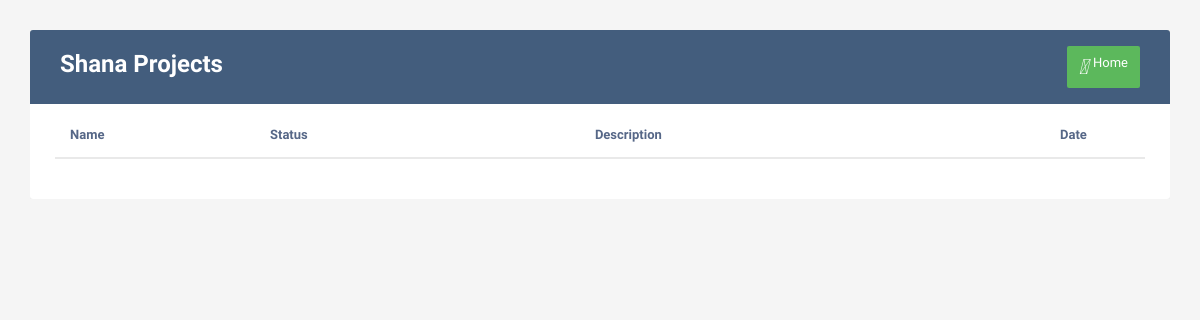
Page /userprojects/2 (signed in) on the earlier database version.
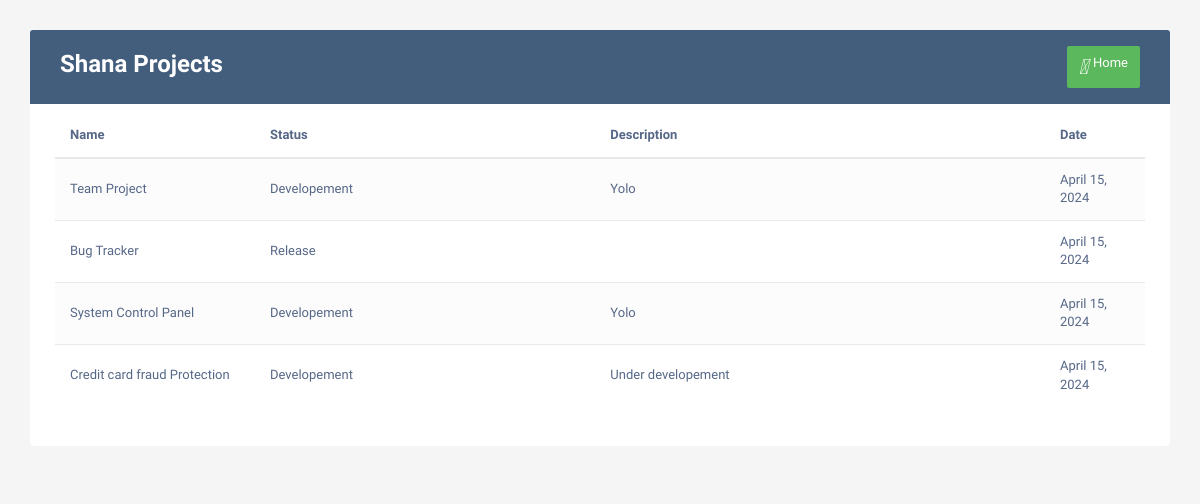
Same page on the later database version.
### home/models.py (models this page shows, shortened)
class Project(models.Model):
    Pname = models.CharField(max_length=122)
    Pstatus = models.CharField(max_length=122)
    Desc = models.TextField()
    date = models.DateField()
    users = models.ManyToManyField(User)

### home/views.py (the view)
# urls.py: path('userprojects/<int:id>',views.userprojects,name='View Project'),
@login_required
def userprojects(request,id):
    user = User.objects.get(id=id)
    projects = Project.objects.filter(users=user)
    context = {
        'user':user,
        'projects':projects,
    }
    return render(request,'userprojects.html',context)

### templates/userprojects.html (shortened to what this page needs)
<!DOCTYPE html>
<html lang="en">
<head>
<link rel="stylesheet" href="https://maxcdn.bootstrapcdn.com/font-awesome/4.7.0/css/font-awesome.min.css">
<link rel="stylesheet" href="https://maxcdn.bootstrapcdn.com/bootstrap/3.3.7/css/bootstrap.min.css">
<link rel="stylesheet" href="https://cdnjs.cloudflare.com/ajax/libs/font-awesome/5.13.0/css/all.min.css">
</head>
<body>
    <div class="container">
        <div class="table-responsive">
            <div class="table-wrapper">
                <div class="table-title">
                    <div class="row">
                        <div class="col-xs-6">
                            <h2><b>{{user.first_name}} Projects</b></h2>
                        </div>
                        <div class="col-xs-6">
                            <a href="/back" class="btn btn-success" data-toggle="modal"><i>&#xE147;</i> <span>Home</span></a>
                        </div>
                    </div>
                </div>
                <table class="table table-striped table-hover">
                    <thead>
                        <tr>
                            <th>Name</th>
                            <th>Status</th>
                            <th>Description</th>
                            <th>Date</th>
                        </tr>
                    </thead>
                    <tbody>
                        {% for item in projects %}
                        <tr>
							<td> {{item.Pname}} </td>
                            <td> {{item.Pstatus}} </td>
                            <td> {{item.Desc}} </td>
                            <td> {{item.date}} </td>
                        </tr>
                        {% endfor %}
                    </tbody>
                </table>
            </div>
        </div>
    </div>
</body>

Differences in the rows shown:
added Project: Pname "Team Project", Pstatus "Developement", Desc "Yolo", date "April 15, 2024"
added Project: Pname "Bug Tracker", Pstatus "Release", date "April 15, 2024"
added Project: Pname "System Control Panel", Pstatus "Developement", Desc "Yolo", date "April 15, 2024"
added Project: Pname "Credit card fraud Protection", Pstatus "Developement", Desc "Under developement", date "April 15, 2024"
